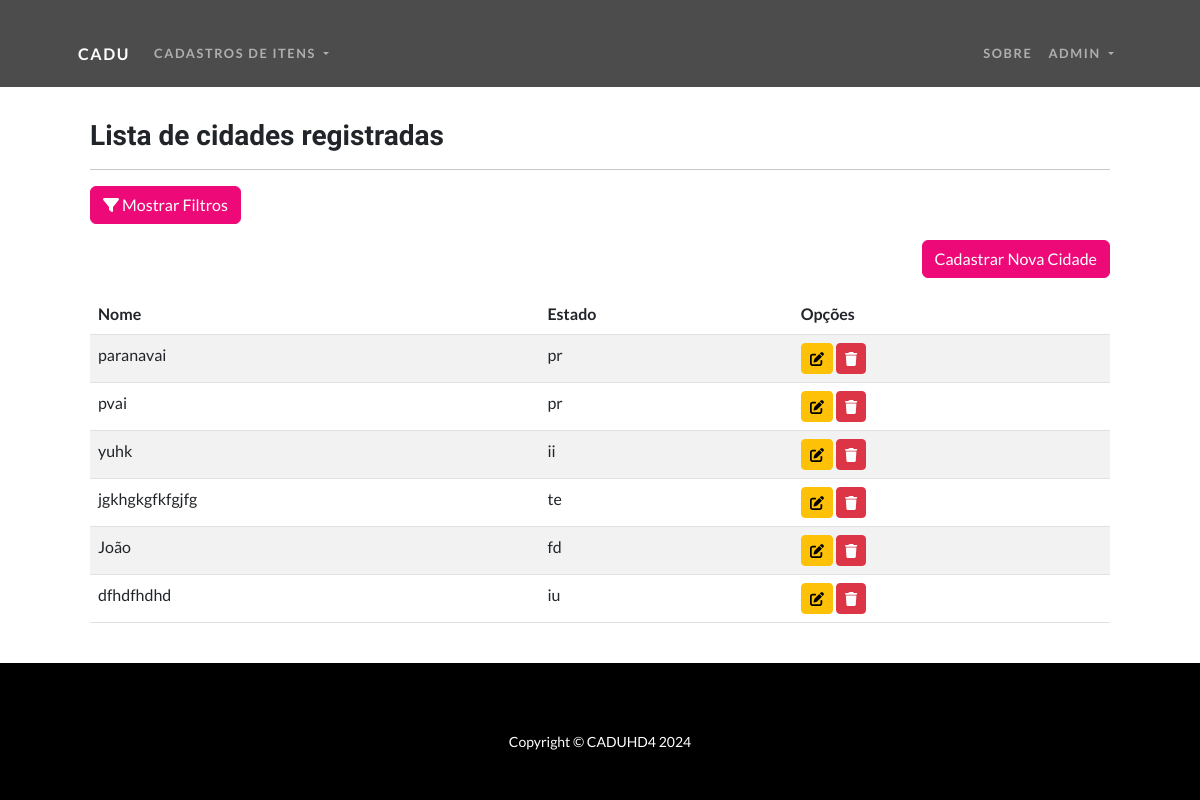
The page /listar/cidades/ (signed in) on the database its author committed.
### cadastros/models.py (models this page shows, shortened)
class Cidade(models.Model):
    nome = models.CharField(max_length=100)
    estado = models.CharField(max_length=2)

### cadastros/views.py (the view)
# urls.py: path('listar/cidades/', CidadeList.as_view(), name='list-cidade'),
class CidadeList(GroupRequiredMixin, LoginRequiredMixin, FilterView):
    model = Cidade
    filterset_class = CidadeFilter
    template_name = 'cadastros/listas/cidade.html'
    login_url = reverse_lazy('login')
    group_required = ("Administrador", "Usuarios")

### cadastros/templates/cadastros/listas/cidade.html (shortened to what this page needs)
{% extends "paginas/modelo.html" %}
{% load static %}
{% block content %}
<main class="container">
    <section class="mt-5">
        <h1 class="h3">Lista de cidades registradas</h1>
        <hr>
        <button class="btn btn-primary mb-3" type="button" data-bs-toggle="collapse" data-bs-target="#filtrosCollapse" aria-expanded="false" aria-controls="filtrosCollapse">
            <i class="fas fa-filter"></i> Mostrar Filtros
        </button>
        <section class="acoes-section">
            <div class="d-flex justify-content-end mb-3">
                <a href="{% url 'add-cidade' %}" class="btn btn-primary" role="button">
                    Cadastrar Nova Cidade
                </a>
            </div>
        </section>
        <section class="tabela-section">
            <div class="table-responsive">
                <table class="table table-striped" id="tabela-cidades">
                    <thead>
                        <tr>
                            <th scope="col">Nome</th>
                            <th scope="col">Estado</th>
                            <th scope="col">Opções</th>
                        </tr>
                    </thead>
                    <tbody>
                    {% for cidade in object_list %}
                        <tr>
                            <td>{{ cidade.nome }}</td>
                            <td>{{ cidade.estado }}</td>
                            <td>
                                <a href="{% url 'update-cidade' cidade.pk %}"
                                   class="btn btn-warning btn-sm"
                                   aria-label="Editar cidade">
                                    <i class="fas fa-edit" aria-hidden="true"></i>
                                </a>
                                <a href="{% url 'delete-cidade' cidade.pk %}"
                                   class="btn btn-danger btn-sm"
                                   aria-label="Excluir cidade">
                                    <i class="fas fa-trash" aria-hidden="true"></i>
                                </a>
                            </td>
                        </tr>
                    {% empty %}
                        <tr class="d-none">
                            <td></td>
                            <td></td>
                            <td></td>
                        </tr>
                    {% endfor %}
                    </tbody>
                </table>
            </div>
        </section>
    </section>
</main>
{% endblock %}

### paginas/templates/paginas/modelo.html (shortened to what this page needs)
{% load static %}
<!DOCTYPE html>
<html lang="pt-br">
<head>
    <link href="{% static 'css/styles.css' %}" rel="stylesheet" />
    <link href="https://cdn.datatables.net/v/bs5/dt-2.1.7/datatables.min.css" rel="stylesheet">
</head>
<body>
    <div class="container">
        {% block navegacao %}
        <nav class="navbar navbar-expand-lg navbar-dark navbar-custom fixed-top">
            <div class="container px-5">
                <a class="navbar-brand" href="{% url 'inicio' %}">Cadu</a>
                <div class="collapse navbar-collapse" id="navbarResponsive">
                    <ul class="navbar-nav me-auto">
                        {% if request.user.is_authenticated %}
                        <li class="nav-item dropdown">
                            <a class="nav-link dropdown-toggle" href="#" id="cadastroDropdown" role="button" data-bs-toggle="dropdown" aria-expanded="false">
                                Cadastros de itens
                            </a>
                        </li>
                        {% endif %}
                    </ul>
                    <ul class="navbar-nav ms-auto">
                        <li class="nav-item"><a class="nav-link" href="{% url 'sobre' %}">Sobre</a></li>
                        {% if request.user.is_authenticated %}
                        <li class="nav-item dropdown">
                            <a class="nav-link dropdown-toggle" href="#" id="usuarioDropdown" role="button" data-bs-toggle="dropdown" aria-expanded="false">
                                {{ request.user.username }}
                            </a>
                        </li>
                        {% else %}
                        <li class="nav-item"><a class="nav-link" href="{% url 'login' %}">Entrar</a></li>
                        <li class="nav-item"><a class="nav-link" href="{% url 'registrar' %}">Cadastrar</a></li>
                        {% endif %}
                    </ul>
                </div>
            </div>
        </nav>
        {% endblock %}
    </div>
    <section id="scroll">
    <div class="container px-5">
        <div class="row gx-5 align-items-center">
            <div class="col-lg py-4">
                {% block content %}
                {% endblock %}
            </div>
        </div>
    </div>
    </section>
    <footer class="py-5 bg-black mt-auto">
        <div class="container px-5">
          <p class="m-0 text-center text-white small">Copyright &copy; CADUHD4 2024</p>
        </div>
    </footer>
</body>
</html>

### paginas/templates/paginas/modelo.html (style rules this page uses)
body { display: flex; flex-direction: column; min-height: 100vh; }
.container { flex: 1; margin-top: 20px; }

### rows shown on the page
Cidade: nome "paranavai", estado "pr"
Cidade: nome "pvai", estado "pr"
Cidade: nome "yuhk", estado "ii"
Cidade: nome "jgkhgkgfkfgjfg", estado "te"
Cidade: nome "João", estado "fd"
Cidade: nome "dfhdfhdhd", estado "iu"

### other values the page prints
{{ request.user.username }} "ADMIN"
